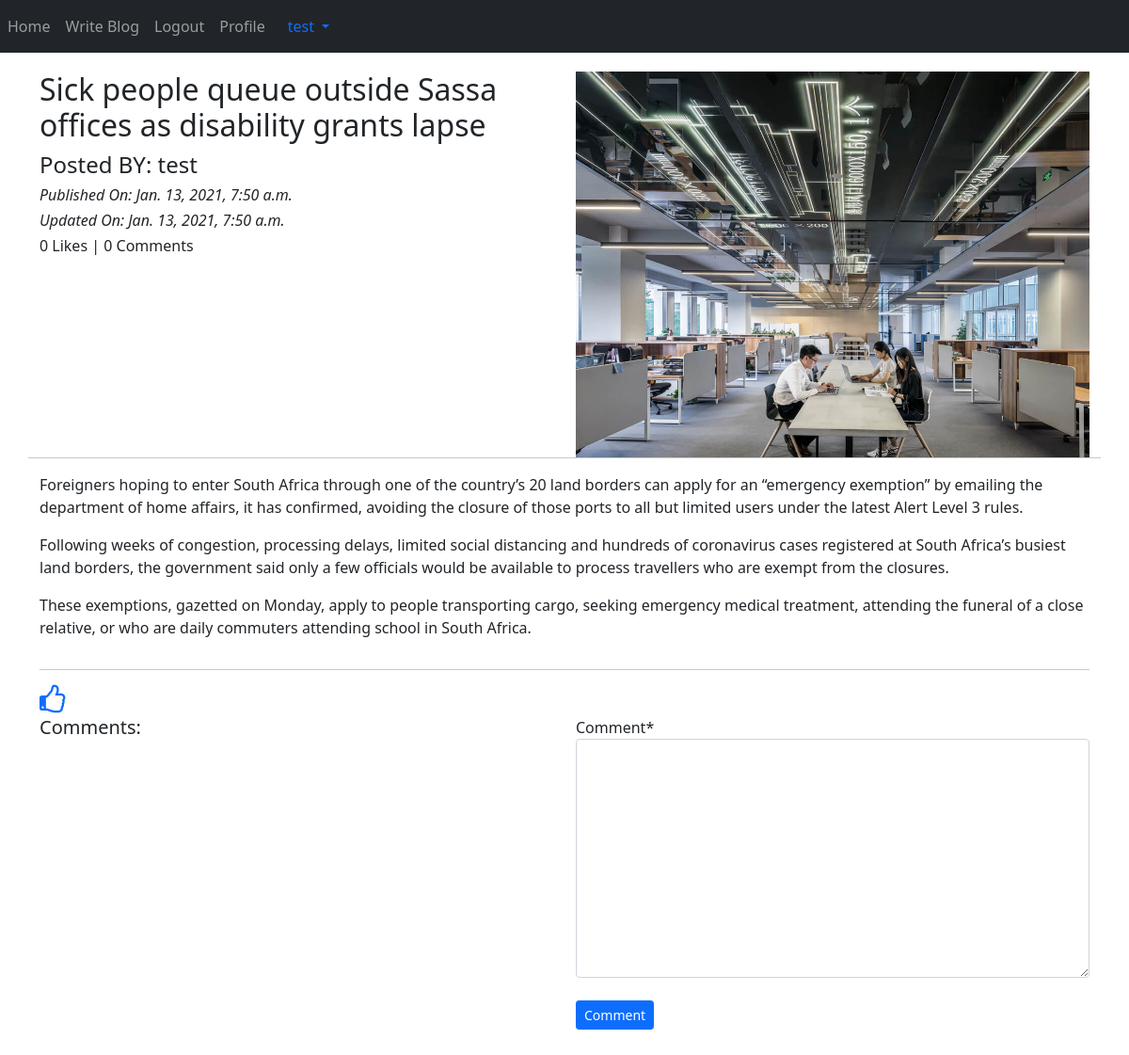
The page /blog/details/Sick-people-queue-outside-Sassa-offices-as-disability-grants-lapse-0283c995-1dd2-4262-bbd1-a6b3ed752ca9 (signed in) on the database its author committed.
### App_Blog/models.py (models this page shows, shortened)
class Blog(models.Model):
    author = models.ForeignKey(User, on_delete=models.CASCADE, related_name='post_author')
    blog_title = models.CharField(max_length=264, verbose_name="Add a Title")
    slug = models.SlugField(max_length=264, unique=True)
    blog_content = models.TextField(verbose_name="What is on your mind?")
    blog_image = models.ImageField(upload_to='blog_images', verbose_name="Blog Image")
    publish_date = models.DateTimeField(auto_now_add=True)
    update_date = models.DateTimeField(auto_now=True)
    class Meta:
        ordering = ['-publish_date']

### App_Blog/views.py (the view, shortened to what this page needs)
# urls.py: path('details/<slug>', views.blog_details, name='blog_details'),
def blog_details(request, slug):
    blog = Blog.objects.get(slug=slug)
    comment_form = CommentForm()
    already_liked = Likes.objects.filter(blog=blog, user=request.user)
    if already_liked:
        liked = True
    else:
        liked = False
    return render(request, 'App_Blog/blog_details.html', context={'blog':blog, 'comment_form':comment_form, 'liked':liked})

### App_Blog/forms.py
class CommentForm(forms.ModelForm):
    class Meta:
        model = Comment
        fields = ('comment',)

### templates/App_Blog/blog_details.html (shortened to what this page needs)
{% extends 'base.html' %}
{% load crispy_forms_tags %}
{% block body %}
<div class="row">
  <div class="col-sm-6">
    <h2>{{ blog.blog_title }}</h2>
    <h4>Posted BY: {{ blog.author }}</h4>
    <i>
      <h6>Published On: {{ blog.publish_date }}</h6>
    </i>
    <i>
      <h6>Updated On: {{ blog.update_date }}</h6>
    </i>
    <h6>{{ blog.liked_blog.count }} Likes | {{ blog.blog_comment.count }} Comments </h6>
  </div>
  <div class="col-sm-6">
    <img src="/media/{{blog.blog_image}}" alt="" width="100%">
  </div>
  <br>
  <hr>
  {{ blog.blog_content|linebreaks }}
</div>
<hr>
{% if not liked %}
<a href="{% url 'App_Blog:liked_post' pk=blog.pk %}">
<i class="fa fa-thumbs-o-up fa-2x"></i>
</a>
{% else %}
<a href="{% url 'App_Blog:unliked_post' pk=blog.pk %}">
<i class="fa fa-thumbs-o-down fa-2x"></i>
</a>
{% endif %}
<div class="row">
  <div class="col-sm-6">
    <h5>Comments:</h5>
  </div>
  <div class="col-sm-6">
    <form method="post">
      {{ comment_form|crispy }}
      <br>
      <button type="submit" class="btn btn-primary btn-sm">Comment</button>
    </form>
  </div>
</div>
<br><br><br>
{% endblock %}

### templates/base.html (shortened to what this page needs)
<!doctype html>
<html lang="en">
  <head>
    <link rel="stylesheet" href="https://stackpath.bootstrapcdn.com/font-awesome/4.7.0/css/font-awesome.min.css">
    <link href="https://cdn.jsdelivr.net/npm/bootstrap@5.0.0-beta1/dist/css/bootstrap.min.css" rel="stylesheet">
  </head>
  <body>
    <nav class="navbar navbar-expand-sm bg-dark navbar-dark">
      <ul class="navbar-nav">
        <li class="nav-item active">
          <a class="nav-link" href="{% url 'index' %}">Home</a>
        </li>
        {% if user.is_authenticated %}
        <li class="nav-item active">
          <a class="nav-link" href="{% url 'App_Blog:create_blog' %}">Write Blog</a>
        </li>
        <li class="nav-item active">
          <a class="nav-link" href="{% url 'App_Login:logout' %}">Logout</a>
        </li>
        <li class="nav-item active">
          <a class="nav-link" href="{% url 'App_Login:profile' %}">Profile</a>
        </li>
{% endif %}
      </ul>
{% if user.is_authenticated %}
      <div class="nav-item dropdown">
        <a class="nav-link dropdown-toggle" href="#" id="navbardrop" data-toggle="dropdown">
          {{user.username}}
        </a>
      </div>
    {% endif %}
    </nav>
    <div class="container" style="padding-top:20px">
      {% block body %}
      {% endblock %}
    </div>
  </body>
</html>

### rows shown on the page
Blog: blog_title "Sick people queue outside Sassa offices as disability grants lapse", author "test", publish_date "Jan. 13, 2021, 7:50 a.m.", update_date "Jan. 13, 2021, 7:50 a.m.", liked_blog.count "0", blog_comment.count "0", blog_image (picture), blog_content "Foreigners hoping to enter South Africa through one of the country’s 20 land borders can apply for an “emergency exemption” by emailing the department of home affairs, it has confirmed, avoiding the closure of those ports to all but limited users under the latest Alert Level 3 rules. Following weeks of congestion, processing delays, limited social distancing and hundreds of coronavirus cases registered at South Africa’s busiest land borders, the government said only a few officials would be available to process travellers who are exempt from the closures. These exemptions, gazetted on Monday, apply to people transporting cargo, seeking emergency medical treatment, attending the funeral of a…"

### other values the page prints
{{ user.username }} "test"
